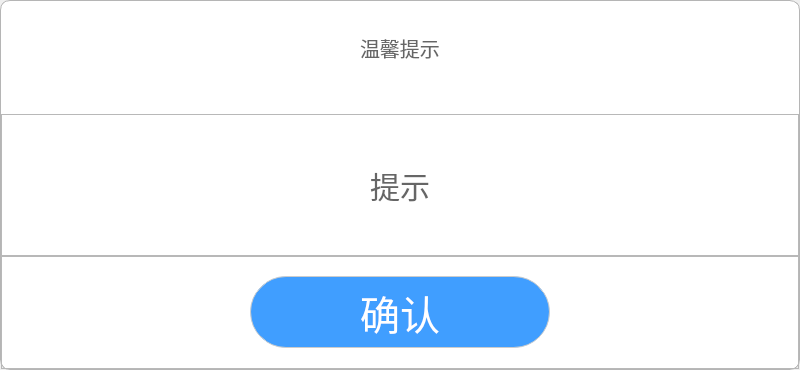
<?xml version="1.0" encoding="UTF-8"?>
<ui version="4.0">
 <class>CInfoBox</class>
 <widget class="QDialog" name="CInfoBox">
  <property name="geometry">
   <rect>
    <x>0</x>
    <y>0</y>
    <width>800</width>
    <height>370</height>
   </rect>
  </property>
  <property name="minimumSize">
   <size>
    <width>800</width>
    <height>370</height>
   </size>
  </property>
  <property name="windowTitle">
   <string>提示窗口</string>
  </property>
  <property name="styleSheet">
   <string notr="true">QFrame#mainFrame
{
	background:rgba(255,255,255,1);
	border:1px solid rgba(181,181,181,1);
	border-radius:10px;
}

QPushButton#btn_ok
{
	background:rgba(64,158,255,1);
	color:white;
	border:1px solid rgba(204,204,204,1);
	border-radius:36px;
	font-size:40px;
	font-family:Microsoft YaHei;
}
QPushButton:pressed#btn_ok
{
	background:rgba(70,170,220,1);
	border:4px solid transparent;
}
QPushButton:hover#btn_ok
{
	border:4px solid transparent;
	background:rgba(44,148,225,1);
}</string>
  </property>
  <layout class="QHBoxLayout" name="horizontalLayout_3">
   <property name="spacing">
    <number>0</number>
   </property>
   <property name="leftMargin">
    <number>0</number>
   </property>
   <property name="topMargin">
    <number>0</number>
   </property>
   <property name="rightMargin">
    <number>0</number>
   </property>
   <property name="bottomMargin">
    <number>0</number>
   </property>
   <item>
    <widget class="QFrame" name="mainFrame">
     <property name="frameShape">
      <enum>QFrame::StyledPanel</enum>
     </property>
     <property name="frameShadow">
      <enum>QFrame::Raised</enum>
     </property>
     <layout class="QVBoxLayout" name="verticalLayout">
      <property name="spacing">
       <number>0</number>
      </property>
      <property name="leftMargin">
       <number>0</number>
      </property>
      <property name="topMargin">
       <number>0</number>
      </property>
      <property name="rightMargin">
       <number>0</number>
      </property>
      <property name="bottomMargin">
       <number>0</number>
      </property>
      <item>
       <widget class="QWidget" name="horizontalWidget" native="true">
        <layout class="QHBoxLayout" name="horizontalLayout">
         <property name="leftMargin">
          <number>86</number>
         </property>
         <property name="topMargin">
          <number>0</number>
         </property>
         <property name="rightMargin">
          <number>20</number>
         </property>
         <property name="bottomMargin">
          <number>20</number>
         </property>
         <item>
          <spacer name="horizontalSpacer">
           <property name="orientation">
            <enum>Qt::Horizontal</enum>
           </property>
           <property name="sizeHint" stdset="0">
            <size>
             <width>40</width>
             <height>20</height>
            </size>
           </property>
          </spacer>
         </item>
         <item>
          <widget class="QLabel" name="label">
           <property name="styleSheet">
            <string notr="true">QLabel
{
	background:transparent;
	font-size:20px;
	font-family:Microsoft YaHei;
	font-weight:400;
	color:rgba(102,102,102,1);
	line-height:20px;
}</string>
           </property>
           <property name="text">
            <string>温馨提示</string>
           </property>
          </widget>
         </item>
         <item>
          <spacer name="horizontalSpacer_2">
           <property name="orientation">
            <enum>Qt::Horizontal</enum>
           </property>
           <property name="sizeHint" stdset="0">
            <size>
             <width>40</width>
             <height>20</height>
            </size>
           </property>
          </spacer>
         </item>
         <item>
          <widget class="QToolButton" name="btn_close">
           <property name="minimumSize">
            <size>
             <width>60</width>
             <height>60</height>
            </size>
           </property>
           <property name="maximumSize">
            <size>
             <width>60</width>
             <height>60</height>
            </size>
           </property>
           <property name="focusPolicy">
            <enum>Qt::NoFocus</enum>
           </property>
           <property name="styleSheet">
            <string notr="true">QToolButton
{
	border-image: url(:/close4.png);
}
QToolButton:pressed:hover
{
	border:2px solid red;
}
QToolButton:hover
{
	border:2px solid red;
}</string>
           </property>
           <property name="text">
            <string/>
           </property>
           <property name="iconSize">
            <size>
             <width>60</width>
             <height>60</height>
            </size>
           </property>
           <property name="autoRaise">
            <bool>true</bool>
           </property>
          </widget>
         </item>
        </layout>
       </widget>
      </item>
      <item>
       <widget class="QFrame" name="frame_2">
        <property name="frameShape">
         <enum>QFrame::StyledPanel</enum>
        </property>
        <property name="frameShadow">
         <enum>QFrame::Raised</enum>
        </property>
        <layout class="QHBoxLayout" name="horizontalLayout_4">
         <property name="spacing">
          <number>0</number>
         </property>
         <property name="leftMargin">
          <number>10</number>
         </property>
         <property name="topMargin">
          <number>0</number>
         </property>
         <property name="rightMargin">
          <number>10</number>
         </property>
         <property name="bottomMargin">
          <number>0</number>
         </property>
         <item>
          <widget class="QLabel" name="content">
           <property name="minimumSize">
            <size>
             <width>0</width>
             <height>140</height>
            </size>
           </property>
           <property name="styleSheet">
            <string notr="true">QLabel
{
	background:transparent;
	font-size:30px;
	font-family:Microsoft YaHei;
	font-weight:400;
	color:rgba(102,102,102,1);
	line-height:20px;
}</string>
           </property>
           <property name="text">
            <string>提示</string>
           </property>
           <property name="alignment">
            <set>Qt::AlignCenter</set>
           </property>
           <property name="wordWrap">
            <bool>true</bool>
           </property>
          </widget>
         </item>
        </layout>
       </widget>
      </item>
      <item>
       <widget class="QFrame" name="frame">
        <property name="frameShape">
         <enum>QFrame::StyledPanel</enum>
        </property>
        <property name="frameShadow">
         <enum>QFrame::Raised</enum>
        </property>
        <layout class="QHBoxLayout" name="horizontalLayout_2">
         <item>
          <widget class="QPushButton" name="btn_ok">
           <property name="sizePolicy">
            <sizepolicy hsizetype="Fixed" vsizetype="Fixed">
             <horstretch>0</horstretch>
             <verstretch>0</verstretch>
            </sizepolicy>
           </property>
           <property name="minimumSize">
            <size>
             <width>300</width>
             <height>72</height>
            </size>
           </property>
           <property name="focusPolicy">
            <enum>Qt::NoFocus</enum>
           </property>
           <property name="styleSheet">
            <string notr="true"/>
           </property>
           <property name="text">
            <string>确认</string>
           </property>
          </widget>
         </item>
        </layout>
       </widget>
      </item>
     </layout>
    </widget>
   </item>
  </layout>
 </widget>
 <resources>
  <include location="../../res/res.qrc"/>
 </resources>
 <connections>
  <connection>
   <sender>btn_close</sender>
   <signal>clicked()</signal>
   <receiver>CInfoBox</receiver>
   <slot>reject()</slot>
   <hints>
    <hint type="sourcelabel">
     <x>401</x>
     <y>21</y>
    </hint>
    <hint type="destinationlabel">
     <x>211</x>
     <y>71</y>
    </hint>
   </hints>
  </connection>
  <connection>
   <sender>btn_ok</sender>
   <signal>clicked()</signal>
   <receiver>CInfoBox</receiver>
   <slot>accept()</slot>
   <hints>
    <hint type="sourcelabel">
     <x>210</x>
     <y>115</y>
    </hint>
    <hint type="destinationlabel">
     <x>211</x>
     <y>71</y>
    </hint>
   </hints>
  </connection>
 </connections>
</ui>
